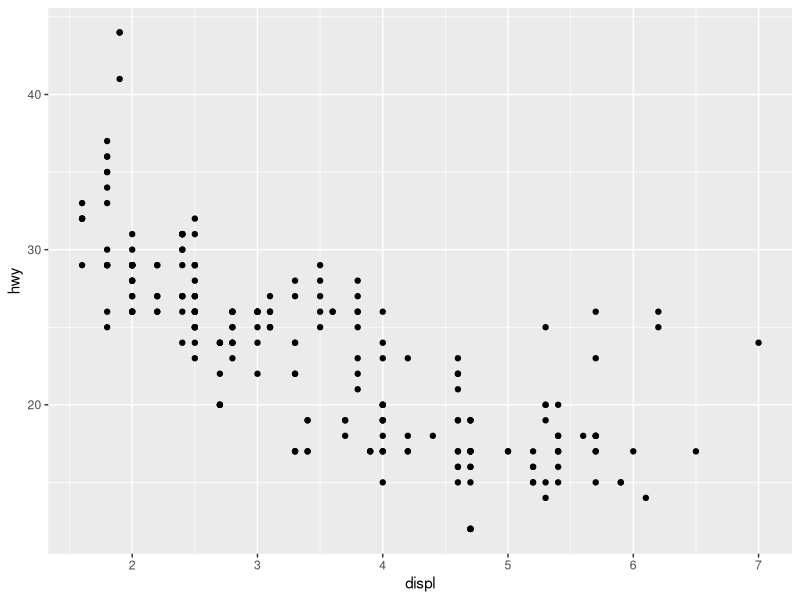
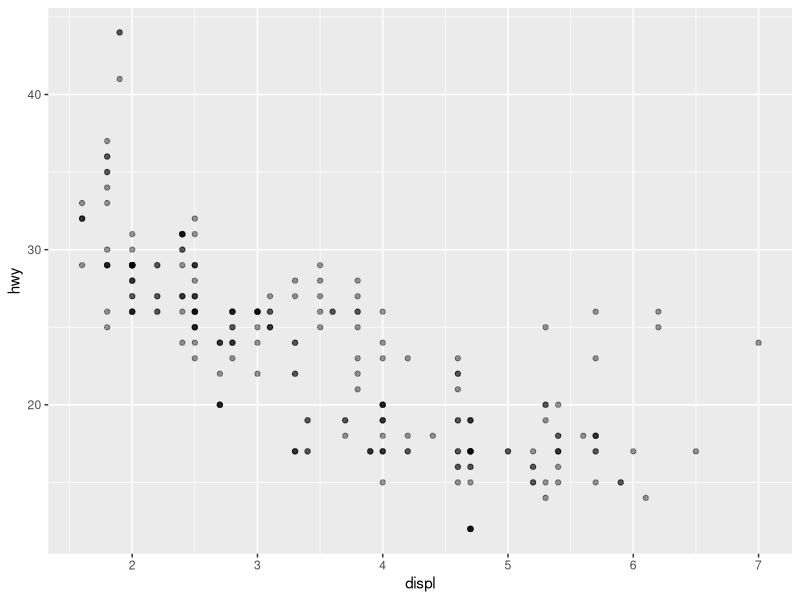
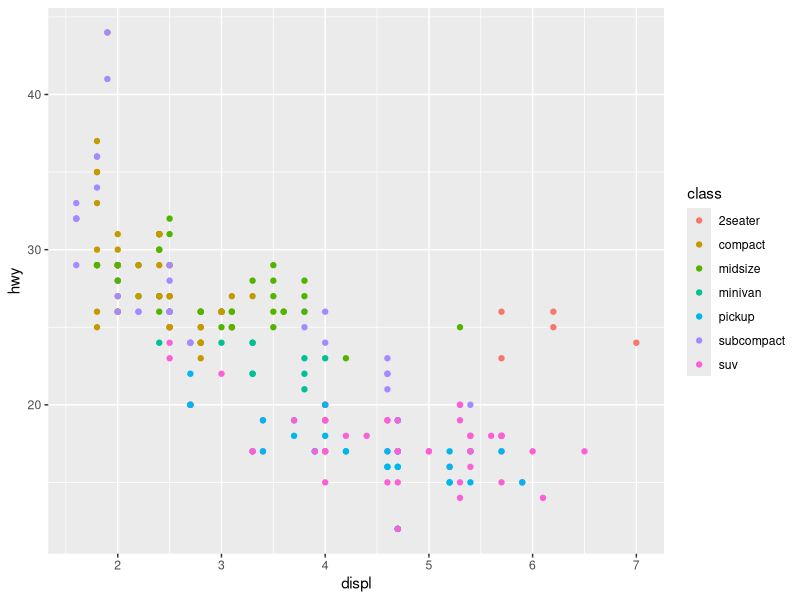
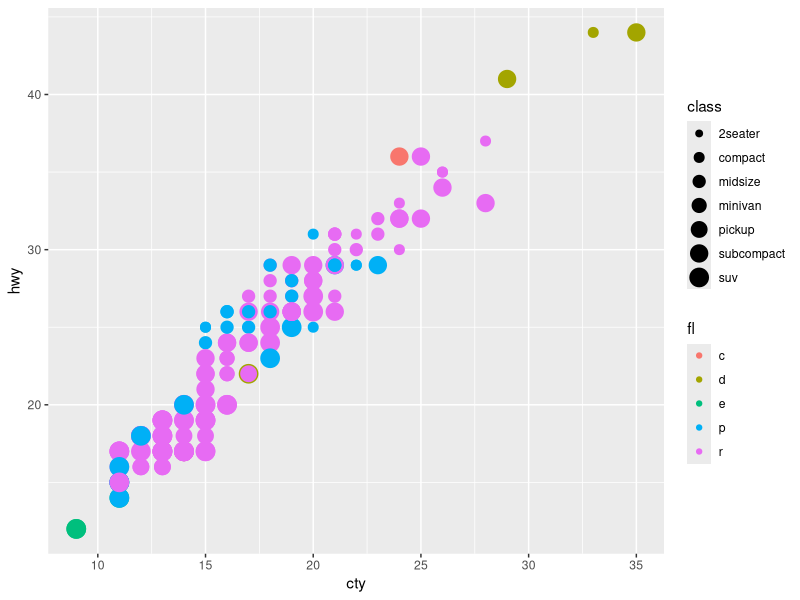

Reproduce these figures in R, in order.
## ---- chunk 1
x <- seq(1:15)

norm_x <- rnorm(5, 0.1)
## ---- chunk 2
library(tidyverse)
data(mpg)
head(mpg)
mpg

# Assign plot to a variable
car_plot <- ggplot(data = mpg, aes(x = displ, y = hwy))
# Draw the plot
car_plot +
geom_point()

#we start modifying this plot to extract more information from it. For instance, we can add transparency #(alpha) to avoid overplotting:
car_plot + 
  geom_point(alpha = 0.4)

###Or to color each species in the plot differently:
ggplot(data = mpg, aes(x = displ, y = hwy)) +
geom_point(aes(color = class))
## ---- chunk 3

#Make a scatterplot of hwy vs cty with different size points representing each car class and different colors for each fuel type.

#We get a warning here, because mapping an unordered variable (class) to an ordered aesthetic (size) is not a good idea.
ggplot(data = mpg) +
geom_point(mapping = aes(x = cty, y = hwy, size = class, color = fl))


